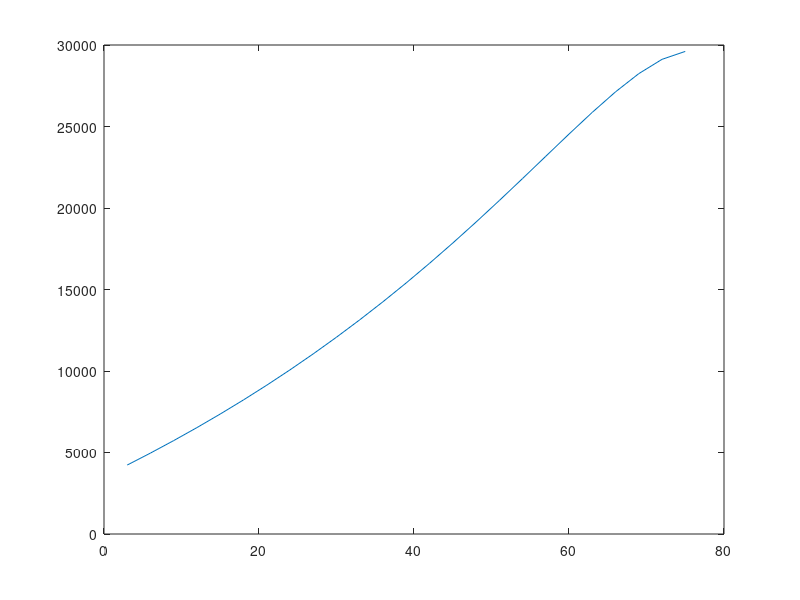

Recreate this plot in MATLAB.
L_los=77;
width=0.05;
for j=1:25
    Ls(j)=76-j*3;
    R(j) = L_los^2/4/width*(L_los^2-4*Ls(j).^2+4*L_los*Ls(j))/(L_los+2*Ls(j)).^2;
    Lb(j)=76-Ls(j);
end

plot(Lb, R)

